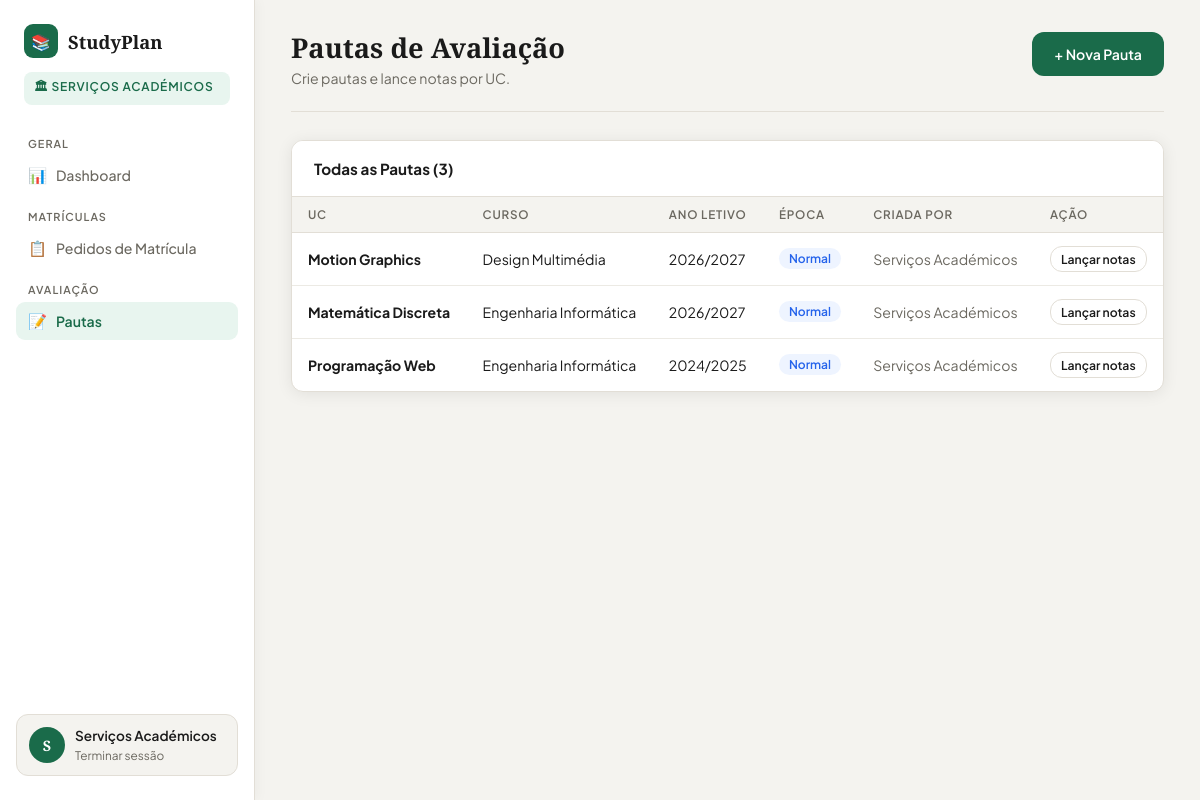
The page /funcionario/pautas.php (signed in) on the database its author committed.
### tables this page shows
CREATE TABLE `pautas` (
  `id` int(11) NOT NULL,
  `uc_id` int(11) NOT NULL,
  `curso_id` int(11) NOT NULL,
  `ano_letivo` varchar(9) NOT NULL,
  `epoca` enum('Normal','Recurso','Especial') NOT NULL,
  `criado_por` int(11) DEFAULT NULL,
  `criado_em` timestamp NOT NULL DEFAULT current_timestamp()
);

CREATE TABLE `ucs` (
  `id` int(11) NOT NULL,
  `nome` varchar(150) NOT NULL,
  `descricao` text DEFAULT NULL,
  `creditos` int(11) DEFAULT 6,
  `horas_semana` int(11) DEFAULT 4,
  `criado_em` timestamp NOT NULL DEFAULT current_timestamp()
);

CREATE TABLE `cursos` (
  `id` int(11) NOT NULL,
  `nome` varchar(150) NOT NULL,
  `descricao` text DEFAULT NULL,
  `duracao_anos` int(11) DEFAULT 3,
  `ativo` tinyint(1) DEFAULT 1,
  `criado_por` int(11) DEFAULT NULL,
  `criado_em` timestamp NOT NULL DEFAULT current_timestamp()
);

CREATE TABLE `utilizadores` (
  `id` int(11) NOT NULL,
  `nome` varchar(150) NOT NULL,
  `email` varchar(150) NOT NULL,
  `senha` varchar(255) NOT NULL,
  `perfil` enum('aluno','funcionario','gestor') NOT NULL DEFAULT 'aluno',
  `ativo` tinyint(1) DEFAULT 1,
  `criado_em` timestamp NOT NULL DEFAULT current_timestamp()
);

### funcionario/pautas.php (the view, shortened to what this page needs)
<?php
$db = getDB();
$pautas = $db->query("SELECT p.*,u.nome as uc_nome,c.nome as curso_nome,f.nome as criador FROM pautas p JOIN ucs u ON p.uc_id=u.id JOIN cursos c ON p.curso_id=c.id LEFT JOIN utilizadores f ON p.criado_por=f.id ORDER BY p.criado_em DESC")->fetchAll();
$pauta_sel = null; $notas_lista = [];
?>
<!DOCTYPE html>
<html lang="pt-PT">
<head><meta charset="UTF-8"><title>Pautas – Serviços Académicos</title>
<link rel="stylesheet" href="../assets/css/style.css"></head>
<body>
<div class="layout">
    <?php include 'sidebar.php'; ?>
    <main class="main">
        <div class="topbar">
            <div><h1>Pautas de Avaliação</h1><p>Crie pautas e lance notas por UC.</p></div>
            <button class="btn btn-primary" style="width:auto" onclick="document.getElementById('modal-pauta').classList.add('open')">+ Nova Pauta</button>
        </div>
        <?php if ($pauta_sel): ?>
        <div class="alert alert-info" style="margin-bottom:16px;">
            📝 Pauta: <strong><?= htmlspecialchars($pauta_sel['uc_nome']) ?></strong> — <?= htmlspecialchars($pauta_sel['curso_nome']) ?> | <?= $pauta_sel['ano_letivo'] ?> | Época <?= $pauta_sel['epoca'] ?>
            <a href="pautas.php" style="margin-left:12px;color:var(--accent)">← Voltar</a>
        </div>
        <div class="card">
            <div class="card-header"><h3>Lançamento de Notas (<?= count($notas_lista) ?> alunos)</h3></div>
            <?php if ($notas_lista): ?>
            <form method="POST">
                <input type="hidden" name="acao" value="notas">
                <input type="hidden" name="pauta_id" value="<?= $pauta_sel['id'] ?>">
                <table>
                    <thead><tr><th>Aluno</th><th>Nota (0–20)</th><th>Observações</th></tr></thead>
                    <tbody>
                    <?php foreach ($notas_lista as $n): ?>
                    <tr>
                        <td><strong><?= htmlspecialchars($n['nome']) ?></strong></td>
                        <td>
                            <input type="number" name="nota[<?= $n['utilizador_id'] ?>]" class="nota-input"
                                   value="<?= $n['nota']??'' ?>" min="0" max="20" step="0.1" placeholder="—">
                        </td>
                        <td><input type="text" name="obs[<?= $n['utilizador_id'] ?>]" style="width:100%;padding:5px 8px;border:1.5px solid var(--border);border-radius:8px;font-size:0.85rem" value="<?= htmlspecialchars($n['observacoes']??'') ?>" placeholder="Opcional"></td>
                    </tr>
                    <?php endforeach; ?>
                    </tbody>
                </table>
                <div style="padding:16px 22px;border-top:1px solid var(--border);">
                    <button type="submit" class="btn btn-primary" style="width:auto">💾 Guardar Notas</button>
                </div>
            </form>
            <?php else: ?>
                <div class="empty-state"><div class="empty-icon">👥</div><p>Nenhum aluno matriculado neste curso.</p></div>
            <?php endif; ?>
        </div>
        <?php else: ?>
        <div class="card">
            <div class="card-header"><h3>Todas as Pautas (<?= count($pautas) ?>)</h3></div>
            <?php if ($pautas): ?>
            <table>
                <thead><tr><th>UC</th><th>Curso</th><th>Ano Letivo</th><th>Época</th><th>Criada por</th><th>Ação</th></tr></thead>
                <tbody>
                <?php foreach ($pautas as $p): ?>
                <tr>
                    <td><strong><?= htmlspecialchars($p['uc_nome']) ?></strong></td>
                    <td><?= htmlspecialchars($p['curso_nome']) ?></td>
                    <td><?= $p['ano_letivo'] ?></td>
                    <td><span class="badge estado-<?= $p['epoca'] ?>"><?= $p['epoca'] ?></span></td>
                    <td style="color:var(--muted)"><?= htmlspecialchars($p['criador']??'—') ?></td>
                    <td><a href="pautas.php?pauta=<?= $p['id'] ?>" class="btn btn-secondary btn-xs">Lançar notas</a></td>
                </tr>
                <?php endforeach; ?>
                </tbody>
            </table>
            <?php else: ?>
                <div class="empty-state"><div class="empty-icon">📝</div><p>Nenhuma pauta criada ainda.</p></div>
            <?php endif; ?>
        </div>
        <?php endif; ?>
    </main>
</div>
</body>
</html>

### assets/css/style.css (style rules this page uses)
:root { --bg: #F4F3EF; --bg2: #ECEAE4; --white: #FFFFFF; --card: #FFFFFF; --border: #E2DED6; --accent: #1A6B4A; --accent2: #2E9E6E; --accent3: #E8F5EF; --text: #1A1A1A; --muted: #6B6860; --danger: #C0392B; --danger-bg: #FDECEA; --warning: #D4761A; --warning-bg: #FEF3E7; --success: #1A6B4A; --success-bg: #E8F5EF; --radius: 12px; --shadow: 0 2px 16px rgba(0,0,0,0.08); --shadow-lg: 0 8px 32px rgba(0,0,0,0.12); }
* { margin: 0; padding: 0; box-sizing: border-box; }
body { font-family: 'Plus Jakarta Sans', sans-serif; background: var(--bg); color: var(--text); min-height: 100vh; font-size: 0.95rem; }
h1, h2, h3 { font-family: 'Playfair Display', serif; }
a { color: inherit; text-decoration: none; }
.btn { display: inline-flex; align-items: center; gap: 7px; padding: 11px 22px; border-radius: var(--radius); font-family: 'Plus Jakarta Sans', sans-serif; font-weight: 600; font-size: 0.88rem; cursor: pointer; border: none; transition: all 0.18s; text-decoration: none; white-space: nowrap; }
.btn-primary { background: var(--accent); color: white; width: 100%; justify-content: center; padding: 13px 22px; }
.btn-secondary { background: var(--white); color: var(--text); border: 1.5px solid var(--border); width: auto; }
.btn-xs { padding: 4px 10px; font-size: 0.76rem; }
.layout { display: flex; min-height: 100vh; }
.main { margin-left: 255px; flex: 1; padding: 32px 36px; min-height: 100vh; }
.topbar { display: flex; justify-content: space-between; align-items: flex-start; margin-bottom: 28px; padding-bottom: 24px; border-bottom: 1px solid var(--border); }
.topbar h1 { font-size: 1.7rem; line-height: 1.2; }
.topbar p { color: var(--muted); font-size: 0.88rem; margin-top: 4px; }
.card { background: var(--white); border: 1px solid var(--border); border-radius: var(--radius); overflow: hidden; box-shadow: var(--shadow); margin-bottom: 22px; }
.card-header { display: flex; justify-content: space-between; align-items: center; padding: 18px 22px; border-bottom: 1px solid var(--border); background: var(--white); }
.card-header h3 { font-family: 'Plus Jakarta Sans', sans-serif; font-size: 0.95rem; font-weight: 700; }
table { width: 100%; border-collapse: collapse; }
th { text-align: left; padding: 10px 16px; font-size: 0.73rem; color: var(--muted); text-transform: uppercase; letter-spacing: 0.8px; font-weight: 600; background: var(--bg); border-bottom: 1px solid var(--border); }
td { padding: 13px 16px; font-size: 0.88rem; border-bottom: 1px solid var(--bg2); vertical-align: middle; }
tr:last-child td { border-bottom: none; }
.badge { display: inline-flex; align-items: center; gap: 4px; padding: 3px 10px; border-radius: 50px; font-size: 0.75rem; font-weight: 600; }
.estado-Normal { background: #EEF4FF; color: #2563EB; }

### rows shown on the page
pautas: uc.nome "Motion Graphics", curso.nome "Design Multimédia", ano_letivo "2026/2027", epoca "Normal", criado_por.nome "Serviços Académicos"
pautas: uc.nome "Matemática Discreta", curso.nome "Engenharia Informática", ano_letivo "2026/2027", epoca "Normal", criado_por.nome "Serviços Académicos"
pautas: uc.nome "Programação Web", curso.nome "Engenharia Informática", ano_letivo "2024/2025", epoca "Normal", criado_por.nome "Serviços Académicos"

### other values the page prints
$ini "S"
$_SESSION['user_nome'] "Serviços Académicos"
count($pautas) "3"
